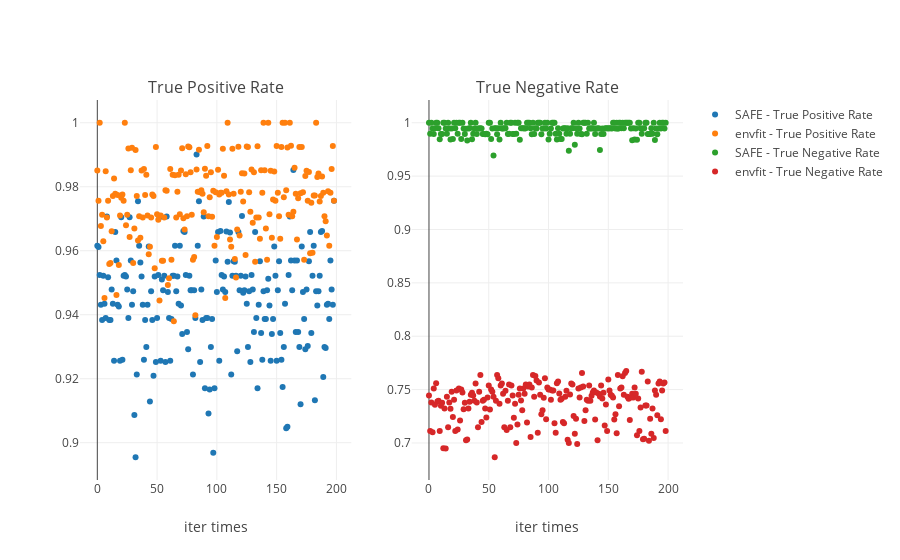

Here is the notebook cell this chart was saved with:
### Code cell
import plotly
import plotly.graph_objs as go
from plotly import tools


trace0 = go.Scatter(
    x = np.array(range(0,201)),
    y = list(map(fsafe_precision,res)),
    mode = 'markers',
    name = 'SAFE - True Positive Rate'
)

trace1 = go.Scatter(
    x = np.array(range(0,201)),
    y = list(map(fenvfit_precision,res)),
    mode = 'markers',
    name = "envfit - True Positive Rate"
)

trace2 = go.Scatter(
    x = np.array(range(0,201)),
    y = list(map(fsafe_TNR,res)),
    mode = 'markers',
    name = 'SAFE - True Negative Rate'
)

trace3 = go.Scatter(
    x = np.array(range(0,201)),
    y = list(map(fenvfit_TNR,res)),
    mode = 'markers',
    name = "envfit - True Negative Rate"
)
data = [trace0,trace1]

fig = tools.make_subplots(rows=1, cols=2,subplot_titles=('True Positive Rate','True Negative Rate'))
fig.append_trace(trace0, 1, 1)
fig.append_trace(trace1, 1, 1)
fig.append_trace(trace2, 1, 2)
fig.append_trace(trace3, 1, 2)
fig['layout']['xaxis1'].update(title='iter times')
fig['layout']['xaxis2'].update(title='iter times')
plotly.offline.iplot(fig)
# plotly.offline.plot(fig,filename="TPR vs TNR.html",auto_open=False)

### Figure 1 — Plotly figure (JSON) as saved in the notebook; plotly's stock layout.template omitted (floating-point values rounded to 4 significant figures; data arrays with more than 128 entries replaced by an {"elided": "..."} marker saying what was removed)
{"data": [{"mode": "markers", "name": "SAFE - True Positive Rate", "type": "scatter", "uid": "ab8ac489-11a7-4a9f-a117-ec679f49b3d0", "x": {"elided": "201 int values"}, "xaxis": "x", "y": {"elided": "199 float values"}, "yaxis": "y"}, {"mode": "markers", "name": "envfit - True Positive Rate", "type": "scatter", "uid": "8b7c442b-c69b-464b-92ba-70616be08afc", "x": {"elided": "201 int values"}, "xaxis": "x", "y": {"elided": "199 float values"}, "yaxis": "y"}, {"mode": "markers", "name": "SAFE - True Negative Rate", "type": "scatter", "uid": "ba2efe5a-df79-453a-af3f-6a88c4b7e600", "x": {"elided": "201 int values"}, "xaxis": "x2", "y": {"elided": "199 float values"}, "yaxis": "y2"}, {"mode": "markers", "name": "envfit - True Negative Rate", "type": "scatter", "uid": "48761ed3-2f39-40f8-837a-139dff3c5589", "x": {"elided": "201 int values"}, "xaxis": "x2", "y": {"elided": "199 float values"}, "yaxis": "y2"}], "layout": {"annotations": [{"font": {"size": 16}, "showarrow": false, "text": "True Positive Rate", "x": 0.225, "xanchor": "center", "xref": "paper", "y": 1, "yanchor": "bottom", "yref": "paper"}, {"font": {"size": 16}, "showarrow": false, "text": "True Negative Rate", "x": 0.775, "xanchor": "center", "xref": "paper", "y": 1, "yanchor": "bottom", "yref": "paper"}], "autosize": true, "xaxis": {"anchor": "y", "autorange": true, "domain": [0, 0.45], "range": [-13.01, 211.0], "title": "iter times", "type": "linear"}, "xaxis2": {"anchor": "y2", "autorange": true, "domain": [0.55, 1], "range": [-13.01, 211.0], "title": "iter times", "type": "linear"}, "yaxis": {"anchor": "x", "autorange": true, "domain": [0, 1], "range": [0.8878, 1.008], "type": "linear"}, "yaxis2": {"anchor": "x2", "autorange": true, "domain": [0, 1], "range": [0.6637, 1.023], "type": "linear"}}}
